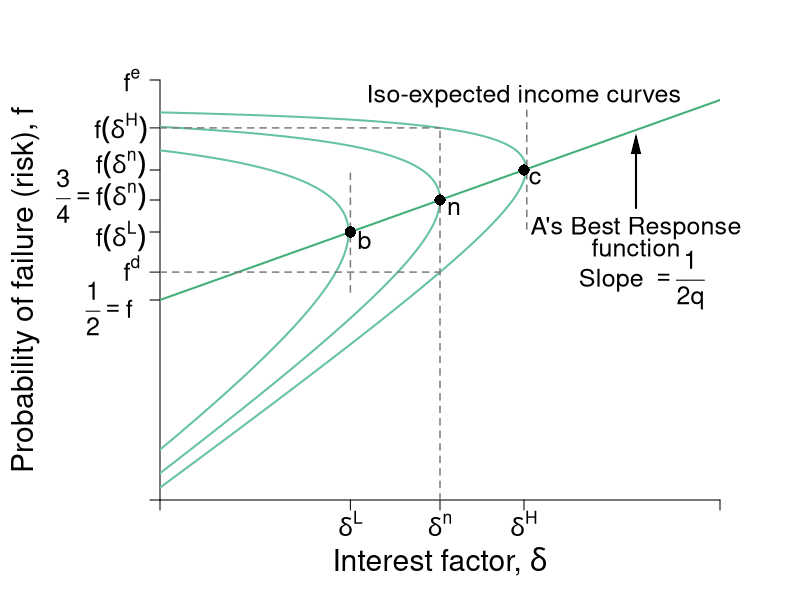

Generate this figure with R:
#Graph Designer: Simon Halliday
#Authors: Bowles, Foley and Halliday
#Title: Coordination, Conflict and Competition: A Text in Microeconomics

library(shape)
pdf(file = "credit/non_contractual_brf_part_b.pdf", width = 8, height = 6)

#Set parameters for graphics
axislabelsize <- 1.8
labelsize <- 1.5
namesize <- 1.8
annotatesize <- 1.5
graphlinewidth <- 2
segmentlinewidth <- 1.5

COL <- c("#7fc97f", "#beaed4", "#fdc086", "#ffff99", "#386cb0", "#f0027f", "#bf5b17", "#666666")
COLA <- c("#e0f3db", "#99d8c9","#66c2a4","#41ae76", "#238b45", "#005824")
COLB <- c("#c6dbef", "#4eb3d3", "#2b8cbe", "#0868ac","#084081")
grays <- gray.colors(25, start = 1, end = 0)

#Edited the margins to cater for the larger LHS labels
par(mar =  c(5, 8, 4, 4))

brfFn <- function(delta, mu = 1) {
  .5 + (delta / (2 * mu)) 
}

isoreturnFn <- function(delta, pi=0.125) {
  1 - (pi)/delta
}


yFn <- function(d1, f1, mu = 1){
  mu*f1*(1 - f1) - d1*(1 - f1)
}

ylow <- function(delta, mu = 1, ybar = 0.03){
  (-sqrt(delta^2 - 2*delta*mu + mu^2 - 4*mu*ybar) + delta + mu)/(2*mu)
}

yhigh <- function(delta, mu = 1, ybar = 0.03){
  (sqrt(delta^2 - 2*delta*mu + mu^2 - 4*mu*ybar) + delta + mu)/(2*mu)
}

xlims <- c(0, 1)
ylims <- c(0, 1.05)

npts <- 501 
d1 <- seq(xlims[1], xlims[2], length.out = npts)
f1 <- seq(ylims[1], ylims[2], length.out = npts) 
a <- c(0.03, 0.0625, 0.11)

plot(0, 0, xlim = xlims, ylim = ylims, type = "n",
     xlab = expression(paste("")),
     ylab = expression(paste("")), 
     xaxt = "n", 
     yaxt = "n", 
     cex.lab = axislabelsize, 
     bty = "n", 
     xaxs="i", 
     yaxs="i"
)


# ticksy <- seq(from = 0, to = ylims[2], by = 0.1)
# ylabels <- seq(from = 0, to = ylims[2], by = 0.1)
# ticksx <- seq(from = 0, to = xlims[2], by = 0.1)
# xlabels <- seq(from = 0, to = xlims[2], by = 0.1)
ticksy <- c(ylims[1], 0.5, ylow(delta = 0.5), brfFn(delta = 0.34), brfFn(delta = 0.5), brfFn(delta = 0.65), yhigh(delta = 0.5), ylims[2])
ylabels <- c(NA, NA, NA, NA,NA,NA, NA, NA)
#ylabels <- c(NA, expression(paste(f == frac(1,2))), expression(paste(f^d)), expression(paste(f*(delta^L) )),  expression(paste(f*(delta^n) == frac(3,4))),expression(paste(f*(delta^H) )), expression(paste(f^e)), NA)
ticksx <- c(xlims[1], 0.34, 0.5, 0.65, xlims[2])
xlabels <- c(NA,  expression(paste(delta^L)), expression(paste(delta^n)), expression(paste(delta^H)), NA)

axis(1, at = ticksx, pos = 0, labels = xlabels, cex.axis = labelsize)
axis(2, at = ticksy, pos = 0, labels = ylabels, las = 1,cex.axis = labelsize)

#ylabels <- c(NA, expression(paste(f == frac(1,2))), expression(paste(f^d)), expression(paste(f*(delta^L) )),  expression(paste(f*(delta^n) == frac(3,4))),expression(paste(f*(delta^H) )), expression(paste(f^e)), NA)
text(-0.0905, 0.48, expression(paste(frac(1,2) == f)), cex = labelsize, xpd =TRUE)
text(-0.05, 0.58, expression(paste(f^d)), cex = labelsize, xpd =TRUE)
text(-0.07, 0.66, expression(paste(f*(delta^L) )), cex = labelsize, xpd =TRUE)
text(-0.105, 0.76, expression(paste(frac(3,4) == f*(delta^n) )), cex = labelsize, xpd =TRUE)
text(-0.07, 0.84, expression(paste(f*(delta^n))), cex = labelsize, xpd =TRUE)
text(-0.07, 0.93, expression(paste(f*(delta^H) )), cex = labelsize, xpd =TRUE)
text(-0.05, 1.05, expression(paste(f^e)), cex = labelsize, xpd =TRUE)
# 
# y-labels with numeric values
# text(-0.0905, 0.48, expression(paste(frac(1,2) == f)), cex = labelsize, xpd =TRUE)
# text(-0.05, 0.58, expression(paste(0.57 == f^d)), cex = labelsize, xpd =TRUE)
# text(-0.07, 0.66, expression(paste(0.67 == f*(delta^L) )), cex = labelsize, xpd =TRUE)
# text(-0.105, 0.76, expression(paste(frac(3,4) == f*(delta^n))), cex = labelsize, xpd =TRUE)
# text(-0.07, 0.84, expression(paste(0.83 == f*(delta^n) )), cex = labelsize, xpd =TRUE)
# text(-0.07, 0.93, expression(paste(0.93 == f*(delta^H) )), cex = labelsize, xpd =TRUE)
# text(-0.05, 1.05, expression(paste(1.05f^e)), cex = labelsize, xpd =TRUE)

npts <- 503 
xx1 <- seq(xlims[1], xlims[2], length.out = npts)
xx2 <- seq(0, 1, length.out = npts)

#Draw the graphs
lines(xx1, brfFn(xx1), col = COLA[4], lwd = graphlinewidth)

#Axis labels
mtext(expression(paste("Interest factor, ", delta)), side = 1, line = 3, cex = axislabelsize)
text(-0.24, 0.5*(ylims[2]), expression(paste("Probability of failure (risk), ", f)), xpd = TRUE, cex = axislabelsize, srt = 90) 

#Contour lines
contour(d1, f1,
        outer(d1, f1, yFn),
        drawlabels = FALSE,
        col = COLA[3],
        lwd = graphlinewidth,
        levels = a,
        xaxs="i",
        yaxs="i",
        add = TRUE)

segments(0.5, 0, 0.5, yhigh(delta = 0.5), lty = 2, col = grays[20] , lwd = segmentlinewidth)
segments(0, yhigh(delta = 0.5), 0.5, yhigh(delta = 0.5), lty = 2, col = grays[20] , lwd = segmentlinewidth)
segments(0, ylow(delta = 0.5), 0.5, ylow(delta = 0.5), lty = 2, col = grays[20] , lwd = segmentlinewidth)

segments(0.34, brfFn(delta = 0.34) - 0.15, 0.34, brfFn(delta = 0.34) + 0.15, lty = 2, col = grays[20] , lwd = segmentlinewidth)
segments(0.655, brfFn(delta = 0.655) - 0.15, 0.655, brfFn(delta = 0.655) + 0.15, lty = 2, col = grays[20]  , lwd = segmentlinewidth)

#segments(0, brfFn(delta = 0.5), 0.5, brfFn(delta = 0.5), lty = 2, col = "gray" , lwd = segmentlinewidth)

# 
# segments(8, 0, 8,indiffA(x = 8)  , lty = 2, col = "gray" , lwd = segmentlinewidth)
# segments(0, indiffA(x = 8) , 8,indiffA(x = 8)  , lty = 2, col = "gray" , lwd = segmentlinewidth)

text(0.5+ 0.025, brfFn(delta = 0.5) - 0.02, expression(paste(n)), cex = labelsize)
points(0.5, brfFn(delta = 0.5), pch = 16, col = "black", cex = 1.5)
text(0.34+ 0.025, brfFn(delta = 0.34) - 0.02, expression(paste(b)), cex = labelsize)
points(0.34, brfFn(delta = 0.34), pch = 16, col = "black", cex = 1.5)
text(0.65+ 0.02, brfFn(delta = 0.65) - 0.02, expression(paste(c)), cex = labelsize)
points(0.65, brfFn(delta = 0.65), pch = 16, col = "black", cex = 1.5)

# text(0.5+ 0.02, ylow(delta = 0.5) - 0.02, expression(paste(d)), cex = labelsize)
# points(0.5, ylow(delta = 0.5), pch = 16, col = "black", cex = 1.5)
# text(0.5+ 0.02, yhigh(delta = 0.5) - 0.025, expression(paste(e)), cex = labelsize)
# points(0.5, yhigh(delta = 0.5), pch = 16, col = "black", cex = 1.5)

text(0.65, 1.01, expression(paste("Iso-expected income curves")), cex = labelsize)
# text(0.3, 1.01, expression(paste(y[1] == y^L)), cex = labelsize)
# text(0.3, 0.88, expression(paste(y[2] == y^{NE})), cex = labelsize)
# text(0.2, 0.75, expression(paste(y[3] == y^H)), cex = labelsize)
# text(0.4, 0.22, expression(Slope), cex = labelsize)
# text(0.4, 0.14, expression(paste(-mrs(delta, f) == frac(1 - f, q*(1 - 2*f) + delta))), cex = labelsize)
# Arrows(0.4, 0.24, 0.4, 0.4, col = "black", lty = 1, lwd = 2, arr.type = "triangle", arr.lwd = 0.5)

text(0.85, 0.68, expression(paste("A's Best Response")), cex = labelsize, xpd  = TRUE)
text(0.85, 0.63, expression(paste("function")), cex = labelsize, xpd  = TRUE)
text(0.86, 0.55, expression(paste("Slope ", phantom() == frac(1, 2*q))), cex = labelsize, xpd  = TRUE)
Arrows(0.85, 0.73, 0.85, 0.89, col = "black", lty = 1, lwd = 2, arr.type = "triangle", arr.lwd = 0.5)

dev.off()
